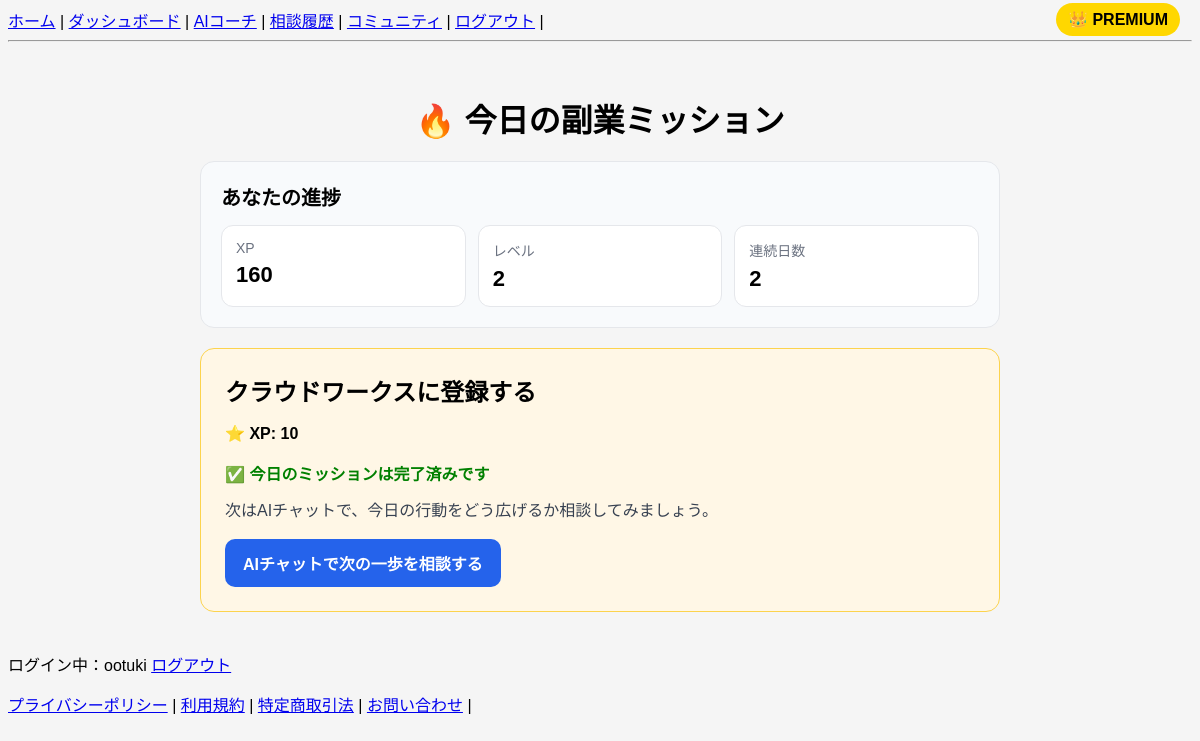
The app's page /mission/ (signed in) with its own data.
### snippets/models.py (models this page shows, shortened)
class Profile(models.Model):
    user = models.OneToOneField(User, on_delete=models.CASCADE)
    sidejob_type = models.CharField(max_length=20, blank=True, default="seller")
    is_premium = models.BooleanField(default=False)
    xp = models.IntegerField(default=0)
    level = models.IntegerField(default=1)
    streak = models.IntegerField(default=0)
    last_login_date = models.DateField(null=True, blank=True)
    streak_freeze = models.BooleanField(default=False)
    ai_count = models.IntegerField(default=0)

class Mission(models.Model):
    TYPE_CHOICES = [
        ("seller", "SELLER"),
        ("build", "BUILD"),
        ("influence", "INFLUENCE"),
        ("stable", "STABLE"),
    ]
    title = models.CharField(max_length=200)
    description = models.TextField(blank=True, default="")
    mission_type = models.CharField(max_length=20, choices=TYPE_CHOICES, default="seller")
    xp = models.IntegerField(default=10)
    created_at = models.DateTimeField(default=timezone.now)

### snippets/views/mission_views.py (the view, shortened to what this page needs)
# urls.py: path("mission/", mission, name="mission"),
@login_required
def mission(request):
    profile, _ = Profile.objects.get_or_create(user=request.user)
    today = timezone.localdate()
    user_type = profile.sidejob_type or "seller"
    missions = Mission.objects.filter(mission_type=user_type).order_by("id")
    if not missions.exists():
        return render(request, "snippets/mission.html", {
            "mission": None,
            "profile": profile,
            "user_mission": None,
        })
    mission_index = today.toordinal() % missions.count()
    mission_obj = missions[mission_index]
    user_mission, _ = UserMission.objects.get_or_create(
        user=request.user,
        mission=mission_obj,
        assigned_date=today,
    )
    return render(request, "snippets/mission.html", {
        "mission": mission_obj,
        "user_mission": user_mission,
        "profile": profile,
    })

### snippets/templates/snippets/mission.html (shortened to what this page needs)
{% extends "snippets/base.html" %}
{% block content %}
<div style="max-width: 800px; margin: 0 auto; padding: 24px;">
  <h1 style="margin-bottom: 20px;">🔥 今日の副業ミッション</h1>
  <div style="background:#f8fafc; border:1px solid #e5e7eb; border-radius:14px; padding:20px; margin-bottom:20px;">
    <h2 style="margin-top:0; margin-bottom:14px; font-size:20px;">あなたの進捗</h2>
    <div style="display:grid; grid-template-columns:repeat(auto-fit, minmax(160px, 1fr)); gap:12px;">
      <div style="background:white; border:1px solid #e5e7eb; border-radius:12px; padding:14px;">
        <p style="margin:0 0 6px 0; color:#6b7280; font-size:14px;">XP</p>
        <p style="margin:0; font-size:22px; font-weight:700;">{{ profile.xp }}</p>
      </div>
      <div style="background:white; border:1px solid #e5e7eb; border-radius:12px; padding:14px;">
        <p style="margin:0 0 6px 0; color:#6b7280; font-size:14px;">レベル</p>
        <p style="margin:0; font-size:22px; font-weight:700;">{{ profile.level }}</p>
      </div>
      <div style="background:white; border:1px solid #e5e7eb; border-radius:12px; padding:14px;">
        <p style="margin:0 0 6px 0; color:#6b7280; font-size:14px;">連続日数</p>
        <p style="margin:0; font-size:22px; font-weight:700;">{{ profile.streak }}</p>
      </div>
    </div>
  </div>
  {% if mission %}
    <div style="background:#fff7e6; padding:24px; border-radius:14px; border:1px solid #fcd34d;">
      <h2 style="margin-top:0; margin-bottom:12px;">{{ mission.title }}</h2>
      <p style="margin-bottom:18px; font-weight:700;">⭐ XP: {{ mission.xp }}</p>
      {% if user_mission and user_mission.completed %}
        <p style="color:green; font-weight:700; margin:0 0 12px 0;">✅ 今日のミッションは完了済みです</p>
        <p style="margin:0 0 14px 0; color:#374151; line-height:1.7;">
          次はAIチャットで、今日の行動をどう広げるか相談してみましょう。
        </p>
        <a
          href="{% url 'ai_chat' %}"
          style="display:inline-block; background:#2563eb; color:white; text-decoration:none; padding:12px 18px; border-radius:10px; font-weight:700;"
        >
          AIチャットで次の一歩を相談する
        </a>
      {% endif %}
    </div>
  {% else %}
    <div style="background:#f5f5f5; padding:20px; border-radius:10px;">
      <p style="margin:0;">今日のミッションはまだありません。</p>
    </div>
  {% endif %}
</div>
{% endblock %}

### snippets/templates/snippets/base.html (shortened to what this page needs)
<!DOCTYPE html>
<html>
<head>
</head>
<body>
<nav>
{% if user.is_authenticated %}
<a href="/">ホーム</a> |
<a href="/dashboard/">ダッシュボード</a> |
<a href="/ai-chat/">AIコーチ</a> |
<a href="/ai-chat-history/">相談履歴</a> |
<a href="/community/">コミュニティ</a> |
<a href="/logout/">ログアウト</a> |
{% else %}
<a href="/">ホーム</a> |
<a href="/login/">ログイン</a> |
<a href="/signup/">新規登録</a> |
{% endif %}
</nav>
<hr>
{% block content %}
{% endblock %}
{% if user.is_authenticated %}
<p>
ログイン中：{{ user.username }}
<a href="/accounts/logout/">ログアウト</a>
</p>
{% endif %}
<div style="position:fixed;top:10px;right:20px;z-index:999;">
    {% if request.user.is_authenticated %}
        {% if request.user.profile.is_premium %}
            <span style="
                background:gold;
                color:black;
                padding:8px 12px;
                border-radius:20px;
                font-weight:bold;
            ">
                👑 PREMIUM
            </span>
        {% endif %}
    {% endif %}
</div>
<footer>
<a href="/privacy/">プライバシーポリシー</a> |
<a href="/terms/">利用規約</a> |
<a href="/legal/">特定商取引法</a> |
<a href="/contact/">お問い合わせ</a> |
</footer>
</body>
</html>

### snippets/templates/snippets/base.html (style rules this page uses)
body { font-family: Arial; background:#f5f5f5; }
h1 { text-align:center; }

### records on screen
Profile: xp "160", level "2", streak "2"
Mission: title "クラウドワークスに登録する", xp "10"

### other values on screen
{{ user.username }} "ootuki"
